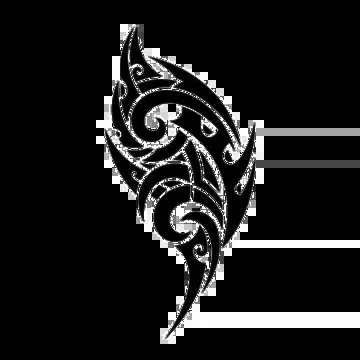
#> input picture shape.png, 360 x 360 px
$ python png_area_separator.py
#> lines starting #> are read from the running program, lines starting #| are printed output that depends on the picture; after the words box and inside, x2 and y2 are one past the last pixel; in counts of white or black regions, pixels touching at a corner belong together
import cv2
import numpy as np

# 1. Load and build a binary mask (255 = shape)
img = cv2.imread("shape.png", cv2.IMREAD_UNCHANGED)
#> img is the input picture: shape (360, 360, 4); mean B, G, R, A 27.8, 27.8, 27.8, 27.2
if img.ndim == 3 and img.shape[2] == 4:            # PNG with transparency
    mask = (img[:, :, 3] > 127).astype(np.uint8) * 255
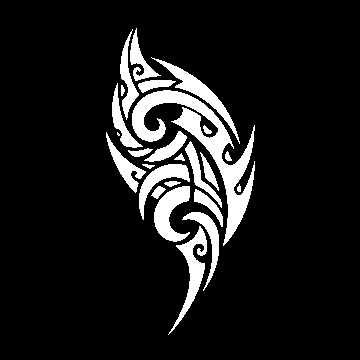
#> mask: shape (360, 360); 10.6% white; 25 white regions (1 under 20 px), largest, box (x1, y1, x2, y2) and area: (132, 90, 255, 246) 4348, (168, 226, 207, 335) 1118, (154, 186, 190, 242) 1078
    out = img.copy()
else:                                              # black shape on white
    gray = cv2.cvtColor(img, cv2.COLOR_BGR2GRAY)
    _, mask = cv2.threshold(gray, 127, 255, cv2.THRESH_BINARY_INV)
    out = cv2.cvtColor(img, cv2.COLOR_BGR2BGRA)

# 2. Label every separate blob once (0 = background)
n, labels, stats, _ = cv2.connectedComponentsWithStats(mask, connectivity=8)
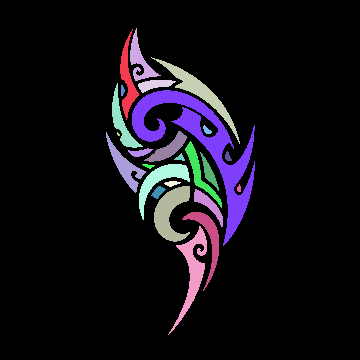
#> labels: shape (360, 360) int32; 26 distinct labels, from 0 to 25; one colour per label, 0 black
#> n = 26; stats = 26 rows, first 6: [0, 0, 360, 360, 115854], [120, 29, 19, 91, 613], [130, 28, 31, 53, 531], [151, 57, 89, 87, 1060], [138, 80, 38, 13, 275], [112, 83, 31, 65, 556]
print(f"{n - 1} regions found")
#| 25 regions found

# 3. "Click" on a pixel -> region id
x, y = 300, 350
rid = labels[y, x]                                 # 0 means you clicked the background
#> rid = 0

if rid != 0:
    region = (labels == rid)                       # boolean mask of that region

    # 4a. Change color (keeps alpha channel)
    out[region, :3] = (0, 0, 255)                  # BGR red

    # 4b. Add a border: dilate the mask, subtract the original
    r8 = region.astype(np.uint8)
    ring = cv2.dilate(r8, np.ones((9, 9), np.uint8)) - r8
    out[ring > 0] = (255, 200, 0, 255)             # BGRA border color

    # 4c. Fill with another image
    fill = cv2.imread("texture.png")
    bx, by, bw, bh, _ = stats[rid]                 # bounding box of the region
    fill = cv2.resize(fill, (bw, bh))
    sub = region[by:by+bh, bx:bx+bw]
    out[by:by+bh, bx:bx+bw, :3][sub] = fill[sub]

cv2.imwrite("result.png", out)
